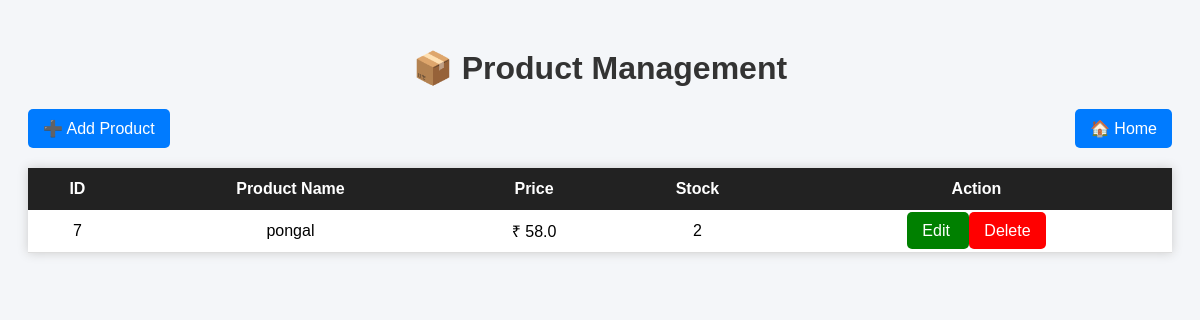
/products, run on an earlier commit of the app's database.
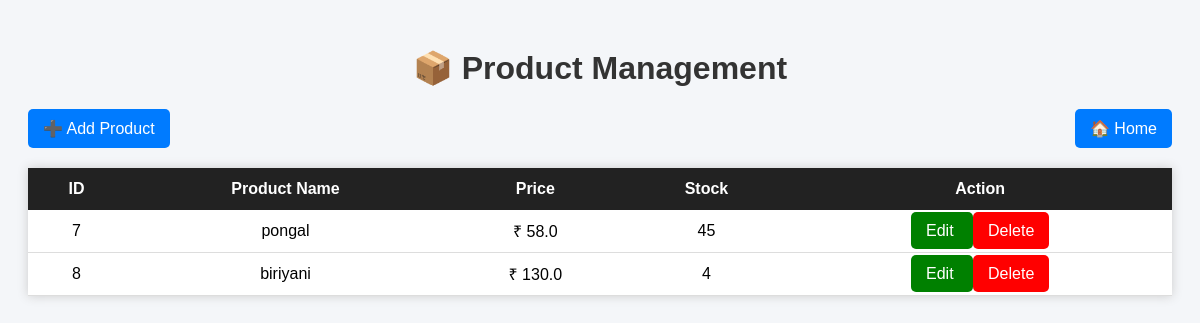
And on a later commit of the database.
### app.py (models this page shows)
class Product(db.Model):
    id = db.Column(db.Integer, primary_key=True)
    product_name = db.Column(db.String(100), nullable=False)
    price = db.Column(db.Float, nullable=False)
    stock = db.Column(db.Integer, nullable=False)

### app.py (the view)
@app.route("/products")
def products():
    all_products = Product.query.all()
    return render_template("products.html", products=all_products)

### templates/products.html (shortened to what this page needs)
<!DOCTYPE html>
<html>
<head>
</head>
<body>
<h1>📦 Product Management</h1>
<div class="top-bar">
    <a href="/add_product">
        ➕ Add Product
    </a>
    <a href="/">
        🏠 Home
    </a>
</div>
<table>
<tr>
    <th>ID</th>
    <th>Product Name</th>
    <th>Price</th>
    <th>Stock</th>
    <th>Action</th>
</tr>
{% for product in products %}
<tr>
    <td>{{ product.id }}</td>
    <td>{{ product.product_name }}</td>
    <td>₹ {{ product.price }}</td>
    <td>{{ product.stock }}</td>
    <td>
        <a class="edit" href="/edit_product/{{ product.id }}">
            Edit
        </a>
        <a class="delete"
           href="/delete_product/{{ product.id }}"
           onclick="return confirm('Delete this product?')">
            Delete
        </a>
    </td>
</tr>
{% endfor %}
</table>
</body>
</html>

What changed in the data, as far as the page shows it:
changed Product "pongal": stock "2" → "45"
added Product: id "8", product_name "biriyani", price "130.0", stock "4"
